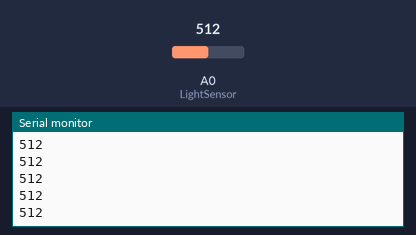
The sketch below on a simulated Arduino Uno, built with avr-gcc and run on an emulated ATmega328P. On the bench: the last lines printed to the serial monitor. Inputs (shaded band) come from the test bench; at power-on: A0 (LightSensor) = 512.

Above: at 1.2 s.
1.3 s: A0 (LightSensor) set to 716
At 2.2 s:
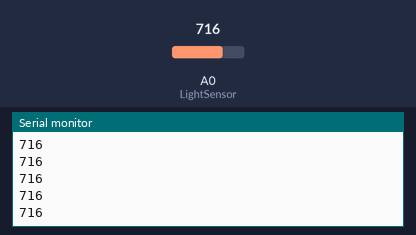
2.8 s: A0 (LightSensor) set to 900
At 3.4 s:
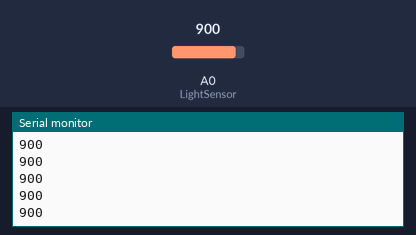
Timing chart, 0 to 5.8 s (numbered marks = the images above; inputs shaded):
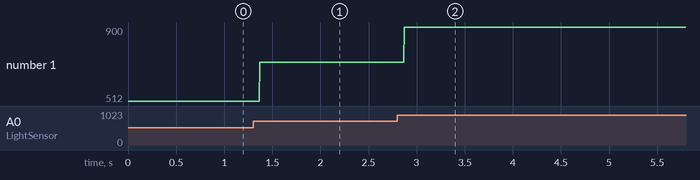

Measured:
- after the input at 1.3 s, the serial monitor: prints a new line after 0.07 s (image 1)
- after the input at 2.8 s, the serial monitor: prints a new line after 0.07 s (image 2)
- plotted number 1: 512 → 716 after the input at 1.3 s, 716 → 900 after the input at 2.8 s

The sketch:

LightSensorTesting.ino
```cpp
int LightSensor = A0;

void setup() {
  // put your setup code here, to run once:
  Serial.begin(9600);
  pinMode(LightSensor, INPUT);
}

void loop() {
  // put your main code here, to run repeatedly:
  Serial.println(analogRead(LightSensor));
}
```
